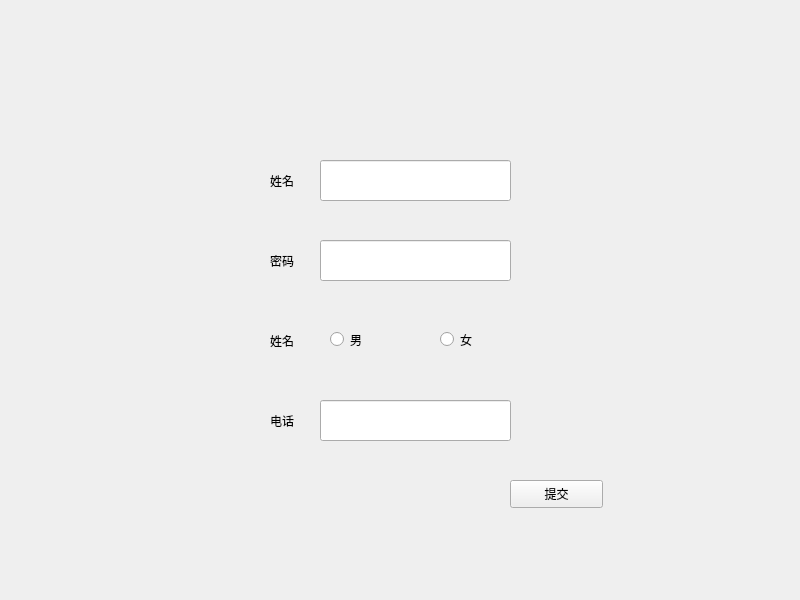
<?xml version="1.0" encoding="UTF-8"?>
<ui version="4.0">
 <class>Widget</class>
 <widget class="QWidget" name="Widget">
  <property name="geometry">
   <rect>
    <x>0</x>
    <y>0</y>
    <width>800</width>
    <height>600</height>
   </rect>
  </property>
  <property name="windowTitle">
   <string>Widget</string>
  </property>
  <widget class="QLineEdit" name="name">
   <property name="geometry">
    <rect>
     <x>320</x>
     <y>160</y>
     <width>191</width>
     <height>41</height>
    </rect>
   </property>
  </widget>
  <widget class="QLineEdit" name="password">
   <property name="geometry">
    <rect>
     <x>320</x>
     <y>240</y>
     <width>191</width>
     <height>41</height>
    </rect>
   </property>
  </widget>
  <widget class="QLineEdit" name="phone">
   <property name="geometry">
    <rect>
     <x>320</x>
     <y>400</y>
     <width>191</width>
     <height>41</height>
    </rect>
   </property>
  </widget>
  <widget class="QLabel" name="label">
   <property name="geometry">
    <rect>
     <x>270</x>
     <y>170</y>
     <width>31</width>
     <height>21</height>
    </rect>
   </property>
   <property name="text">
    <string>姓名</string>
   </property>
  </widget>
  <widget class="QLabel" name="label_2">
   <property name="geometry">
    <rect>
     <x>270</x>
     <y>250</y>
     <width>31</width>
     <height>21</height>
    </rect>
   </property>
   <property name="text">
    <string>密码</string>
   </property>
  </widget>
  <widget class="QLabel" name="label_3">
   <property name="geometry">
    <rect>
     <x>270</x>
     <y>330</y>
     <width>31</width>
     <height>21</height>
    </rect>
   </property>
   <property name="text">
    <string>姓名</string>
   </property>
  </widget>
  <widget class="QLabel" name="lable5">
   <property name="geometry">
    <rect>
     <x>270</x>
     <y>410</y>
     <width>31</width>
     <height>21</height>
    </rect>
   </property>
   <property name="text">
    <string>电话</string>
   </property>
  </widget>
  <widget class="QRadioButton" name="male">
   <property name="geometry">
    <rect>
     <x>330</x>
     <y>330</y>
     <width>115</width>
     <height>19</height>
    </rect>
   </property>
   <property name="text">
    <string>男</string>
   </property>
  </widget>
  <widget class="QRadioButton" name="female">
   <property name="geometry">
    <rect>
     <x>440</x>
     <y>330</y>
     <width>115</width>
     <height>19</height>
    </rect>
   </property>
   <property name="text">
    <string>女</string>
   </property>
  </widget>
  <widget class="QPushButton" name="sumit">
   <property name="geometry">
    <rect>
     <x>510</x>
     <y>480</y>
     <width>93</width>
     <height>28</height>
    </rect>
   </property>
   <property name="text">
    <string>提交</string>
   </property>
  </widget>
 </widget>
 <resources/>
 <connections/>
</ui>
